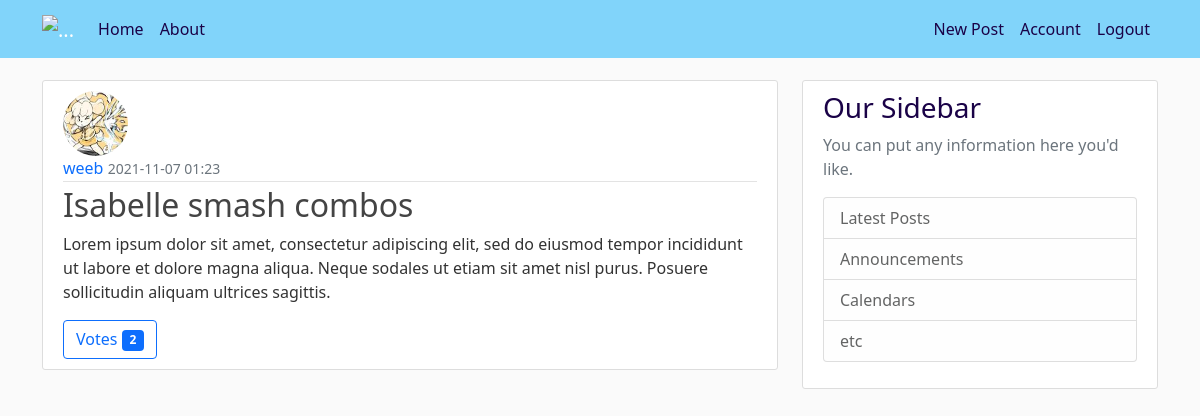
The app's page /post/2 (signed in) with its own data.
### flaskblog/models.py (models this page shows, shortened)
class User(db.Model, UserMixin):
    id = db.Column(db.Integer, primary_key=True)
    username = db.Column(db.String(20), unique=True, nullable=False)
    email = db.Column(db.String(120), unique=True, nullable=False)
    image_file = db.Column(db.String(20), nullable=False, default='default.jpg')
    password = db.Column(db.String(60), nullable=False)
    posts = db.relationship('Post', backref='author', lazy=True)
    liked_posts = db.relationship('Post', secondary=likes,backref=db.backref('liked_by', lazy='dynamic'))

class Post(db.Model):
    id = db.Column(db.Integer, primary_key=True)
    title = db.Column(db.String(100), nullable=False)
    date_posted = db.Column(db.DateTime, nullable=False, default=lambda :datetime.now(pytz.timezone('Mexico/General')))
    content = db.Column(db.Text, nullable=False)
    user_id = db.Column(db.Integer, db.ForeignKey('user.id'), nullable=False)

### flaskblog/routes.py (the view)
@app.route('/post/<int:post_id>')
@login_required
def post(post_id):
    post = Post.query.get_or_404(post_id)
    return render_template('post.html',title=post.title, post=post)

### flaskblog/models.py (called while the page is built)
@login_manager.user_loader
def load_user(user_id):
    return User.query.get(int(user_id))

### flaskblog/templates/post.html (shortened to what this page needs)
{% extends "layout.html" %}
{% block content %}
    <article class="media content-section">
        <img class="rounded-circle article-img" src="{{ url_for('static',filename='profile_pics/'+post.author.image_file)}}" alt="user profile picture">
        <div class="media-body">
          <div class="article-metadata">
            <a class="mr-2" href="{{url_for('user_posts',username=post.author.username)}}">{{ post.author.username }}</a>
            <small class="text-muted">{{ post.date_posted.strftime('%Y-%m-%d %H:%M') }}</small>
          </div>
          <h2 class="article-title" >{{ post.title }}</h2>
          <p class="article-content">{{ post.content }}</p>
        </div>
        {% if current_user.is_authenticated %}
        <div class="btn-toolbar">
            <form action="{{url_for('like', post_id=post.id)}}" method="POST">
              {% if post.liked_by.filter_by(id=current_user.id).first() %}
                <button type="submit" class="btn btn-outline-primary">
                  Votes <span class="badge bg-primary">{{post.liked_by.count()}}</span>
                </button>
              {% else %}
                <button type="submit" class="btn btn-primary">
                  Votes <span class="badge bg-primary">{{post.liked_by.count()}}</span>
                </button>
              {% endif %}
            </form>
        </div>
        {% endif %}
    </article>
{% endblock content %}

### flaskblog/static/main.css (style rules this page uses)
body { background: #fafafa; color: #333333; margin-top: 5rem; }
h1, h2, h3, h4, h5, h6 { color: #1a0247; }
.content-section { background: #ffffff; padding: 10px 20px; border: 1px solid #dddddd; border-radius: 3px; margin-bottom: 20px; }
.article-title { color: #444444; }
.article-content { white-space: pre-line; }
.article-img { height: 65px; width: 65px; margin-right: 16px; }
.article-metadata { padding-bottom: 1px; margin-bottom: 4px; border-bottom: 1px solid #e3e3e3 }
a { text-decoration: none; }

### records on screen
User: image_file (picture), author.username "weeb"
Post: date_posted "2021-11-07 01:23", title "Isabelle smash combos", content "Lorem ipsum dolor sit amet, consectetur adipiscing elit, sed do eiusmod tempor incididunt ut labore et dolore magna aliqua. Neque sodales ut etiam sit amet nisl purus. Posuere sollicitudin aliquam ultrices sagittis."

### other values on screen
{{ post.liked_by.count() }} "2"
